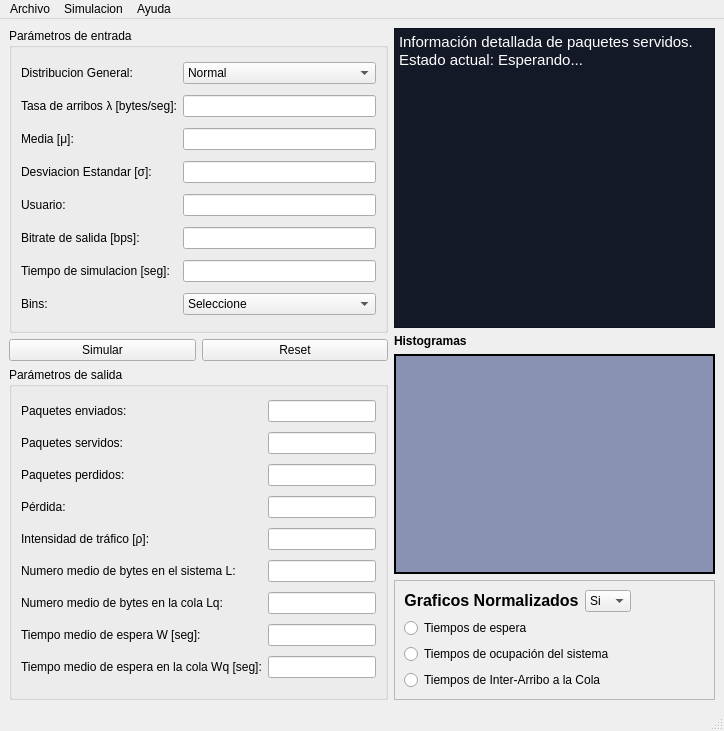
<?xml version="1.0" encoding="UTF-8"?>
<ui version="4.0">
 <class>entrada_salida</class>
 <widget class="QMainWindow" name="entrada_salida">
  <property name="geometry">
   <rect>
    <x>0</x>
    <y>0</y>
    <width>724</width>
    <height>731</height>
   </rect>
  </property>
  <property name="windowTitle">
   <string>Modelo M/G/1</string>
  </property>
  <property name="windowIcon">
   <iconset>
    <normaloff>Im/logo simulatorQ.png</normaloff>Im/logo simulatorQ.png</iconset>
  </property>
  <widget class="QWidget" name="centralwidget">
   <layout class="QGridLayout" name="gridLayout_3">
    <item row="0" column="0" rowspan="4">
     <layout class="QVBoxLayout" name="verticalLayout_4">
      <item>
       <layout class="QVBoxLayout" name="verticalLayout_2">
        <item>
         <widget class="QGroupBox" name="groupBox_entrada">
          <property name="title">
           <string>Parámetros de entrada</string>
          </property>
          <layout class="QGridLayout" name="gridLayout_2">
           <item row="6" column="1">
            <widget class="QLineEdit" name="line_tsim">
             <property name="toolTip">
              <string>&lt;html&gt;&lt;head/&gt;&lt;body&gt;&lt;p&gt;Tiempo recomendado entre 1000 y 100000. Mientras mayor sea el tiempo, mayor la canitdad de paquetes generados, y por ende, mayor uso de CPU.&lt;/p&gt;&lt;/body&gt;&lt;/html&gt;</string>
             </property>
            </widget>
           </item>
           <item row="4" column="1">
            <widget class="QLineEdit" name="line_user">
             <property name="toolTip">
              <string>&lt;html&gt;&lt;head/&gt;&lt;body&gt;&lt;p&gt;Nombre del usuario o cliente que va a utilizar la cola&lt;/p&gt;&lt;/body&gt;&lt;/html&gt;</string>
             </property>
            </widget>
           </item>
           <item row="1" column="0">
            <widget class="QLabel" name="label_lambda">
             <property name="text">
              <string>Tasa de arribos λ [bytes/seg]:</string>
             </property>
            </widget>
           </item>
           <item row="5" column="1">
            <widget class="QLineEdit" name="line_portrate">
             <property name="toolTip">
              <string>&lt;html&gt;&lt;head/&gt;&lt;body&gt;&lt;p&gt;Tasa de bit que son servidos en la cola&lt;/p&gt;&lt;/body&gt;&lt;/html&gt;</string>
             </property>
            </widget>
           </item>
           <item row="6" column="0">
            <widget class="QLabel" name="label_tsim">
             <property name="text">
              <string>Tiempo de simulacion [seg]:</string>
             </property>
            </widget>
           </item>
           <item row="7" column="0">
            <widget class="QLabel" name="label_bins">
             <property name="text">
              <string>Bins:</string>
             </property>
            </widget>
           </item>
           <item row="2" column="1">
            <widget class="QLineEdit" name="line_a">
             <property name="toolTip">
              <string>Media de la distribucion de probabilidad Normal</string>
             </property>
            </widget>
           </item>
           <item row="4" column="0">
            <widget class="QLabel" name="label_user">
             <property name="text">
              <string>Usuario:</string>
             </property>
            </widget>
           </item>
           <item row="1" column="1">
            <widget class="QLineEdit" name="line_lambda"/>
           </item>
           <item row="2" column="0">
            <widget class="QLabel" name="label_a">
             <property name="text">
              <string>Media [μ]:</string>
             </property>
            </widget>
           </item>
           <item row="5" column="0">
            <widget class="QLabel" name="label_portrate">
             <property name="text">
              <string>Bitrate de salida [bps]:</string>
             </property>
            </widget>
           </item>
           <item row="3" column="0">
            <widget class="QLabel" name="label_b">
             <property name="text">
              <string>Desviacion Estandar [σ]:</string>
             </property>
            </widget>
           </item>
           <item row="7" column="1">
            <widget class="QComboBox" name="comboBox_bins">
             <property name="baseSize">
              <size>
               <width>0</width>
               <height>0</height>
              </size>
             </property>
             <property name="currentIndex">
              <number>0</number>
             </property>
             <item>
              <property name="text">
               <string>Seleccione</string>
              </property>
             </item>
             <item>
              <property name="text">
               <string>50</string>
              </property>
             </item>
             <item>
              <property name="text">
               <string>100</string>
              </property>
             </item>
             <item>
              <property name="text">
               <string>150</string>
              </property>
             </item>
             <item>
              <property name="text">
               <string>200</string>
              </property>
             </item>
            </widget>
           </item>
           <item row="3" column="1">
            <widget class="QLineEdit" name="line_b">
             <property name="toolTip">
              <string>Desviacion estandar de la distribucion de probabilidad Normal</string>
             </property>
            </widget>
           </item>
           <item row="0" column="0">
            <widget class="QLabel" name="label_dist_general">
             <property name="text">
              <string>Distribucion General:</string>
             </property>
            </widget>
           </item>
           <item row="0" column="1">
            <widget class="QComboBox" name="comboBox">
             <item>
              <property name="text">
               <string>Normal</string>
              </property>
             </item>
             <item>
              <property name="text">
               <string>Uniforme</string>
              </property>
             </item>
            </widget>
           </item>
          </layout>
          <zorder>label_portrate</zorder>
          <zorder>line_lambda</zorder>
          <zorder>line_a</zorder>
          <zorder>label_a</zorder>
          <zorder>label_tsim</zorder>
          <zorder>line_user</zorder>
          <zorder>line_portrate</zorder>
          <zorder>line_tsim</zorder>
          <zorder>label_user</zorder>
          <zorder>label_lambda</zorder>
          <zorder>label_bins</zorder>
          <zorder>comboBox_bins</zorder>
          <zorder>label_b</zorder>
          <zorder>line_b</zorder>
          <zorder>label_dist_general</zorder>
          <zorder>comboBox</zorder>
         </widget>
        </item>
        <item>
         <layout class="QHBoxLayout" name="horizontalLayout">
          <item>
           <widget class="QPushButton" name="push_simular">
            <property name="styleSheet">
             <string notr="true"/>
            </property>
            <property name="text">
             <string>Simular</string>
            </property>
           </widget>
          </item>
          <item>
           <widget class="QPushButton" name="push_reset">
            <property name="toolTip">
             <string>&lt;html&gt;&lt;head/&gt;&lt;body&gt;&lt;p&gt;Borrar todos los parámetros de entrada&lt;/p&gt;&lt;/body&gt;&lt;/html&gt;</string>
            </property>
            <property name="text">
             <string>Reset</string>
            </property>
           </widget>
          </item>
         </layout>
        </item>
       </layout>
      </item>
      <item>
       <widget class="QGroupBox" name="groupBox_salida">
        <property name="title">
         <string>Parámetros de salida</string>
        </property>
        <layout class="QGridLayout" name="gridLayout">
         <item row="5" column="1">
          <widget class="QLineEdit" name="line_ocup_sistema"/>
         </item>
         <item row="5" column="0">
          <widget class="QLabel" name="label_ocup_sistema">
           <property name="text">
            <string>Numero medio de bytes en el sistema L:</string>
           </property>
          </widget>
         </item>
         <item row="7" column="0">
          <widget class="QLabel" name="label_twait_medio">
           <property name="text">
            <string>Tiempo medio de espera W [seg]:</string>
           </property>
          </widget>
         </item>
         <item row="7" column="1">
          <widget class="QLineEdit" name="line_twait_medio"/>
         </item>
         <item row="8" column="1">
          <widget class="QLineEdit" name="line_espera_cola_Wq"/>
         </item>
         <item row="3" column="1">
          <widget class="QLineEdit" name="line_tasa_perdida">
           <property name="toolTip">
            <string>&lt;html&gt;&lt;head/&gt;&lt;body&gt;&lt;p&gt;Tasa de paquetes perdidos&lt;/p&gt;&lt;/body&gt;&lt;/html&gt;</string>
           </property>
          </widget>
         </item>
         <item row="8" column="0">
          <widget class="QLabel" name="label_espera_cola_Wq">
           <property name="text">
            <string>Tiempo medio de espera en la cola Wq [seg]:</string>
           </property>
          </widget>
         </item>
         <item row="2" column="0">
          <widget class="QLabel" name="label_pkt_drop">
           <property name="text">
            <string>Paquetes perdidos:</string>
           </property>
          </widget>
         </item>
         <item row="3" column="0">
          <widget class="QLabel" name="label_tasa_perdida">
           <property name="text">
            <string>Pérdida:</string>
           </property>
          </widget>
         </item>
         <item row="0" column="1">
          <widget class="QLineEdit" name="line_pkt_enviados">
           <property name="toolTip">
            <string>&lt;html&gt;&lt;head/&gt;&lt;body&gt;&lt;p&gt;Cantidad de paquetes que envía el cliente&lt;/p&gt;&lt;/body&gt;&lt;/html&gt;</string>
           </property>
          </widget>
         </item>
         <item row="0" column="0">
          <widget class="QLabel" name="label_pkt_enviados">
           <property name="text">
            <string>Paquetes enviados:</string>
           </property>
          </widget>
         </item>
         <item row="4" column="0">
          <widget class="QLabel" name="label_inten_trafico">
           <property name="text">
            <string>Intensidad de tráfico [ρ]: </string>
           </property>
          </widget>
         </item>
         <item row="4" column="1">
          <widget class="QLineEdit" name="line_inten_trafico">
           <property name="toolTip">
            <string>&lt;html&gt;&lt;head/&gt;&lt;body&gt;&lt;p&gt;Factor de utilización del sistema&lt;/p&gt;&lt;/body&gt;&lt;/html&gt;</string>
           </property>
          </widget>
         </item>
         <item row="1" column="1">
          <widget class="QLineEdit" name="line_pkt_recibidos">
           <property name="toolTip">
            <string>&lt;html&gt;&lt;head/&gt;&lt;body&gt;&lt;p&gt;Cantidad de paquetes que llegan al servidor&lt;/p&gt;&lt;/body&gt;&lt;/html&gt;</string>
           </property>
          </widget>
         </item>
         <item row="1" column="0">
          <widget class="QLabel" name="label_pkt_recibidos">
           <property name="text">
            <string>Paquetes servidos:</string>
           </property>
          </widget>
         </item>
         <item row="2" column="1">
          <widget class="QLineEdit" name="line_pkt_drop">
           <property name="toolTip">
            <string>&lt;html&gt;&lt;head/&gt;&lt;body&gt;&lt;p&gt;Cantidad de paquetes que no entran a la cola por haber alcanzado el limite de la misma&lt;/p&gt;&lt;/body&gt;&lt;/html&gt;</string>
           </property>
          </widget>
         </item>
         <item row="6" column="0">
          <widget class="QLabel" name="label_ocup_cola_Lq">
           <property name="text">
            <string>Numero medio de bytes en la cola Lq:</string>
           </property>
          </widget>
         </item>
         <item row="6" column="1">
          <widget class="QLineEdit" name="line_ocup_cola_Lq"/>
         </item>
        </layout>
       </widget>
      </item>
     </layout>
    </item>
    <item row="0" column="1">
     <widget class="QTextEdit" name="text_consola">
      <property name="styleSheet">
       <string notr="true">background-color: rgb(19, 25, 38);
selection-color: rgb(52, 247, 136);
selection-background-color: rgb(255, 255, 255);
alternate-background-color: rgb(255, 255, 255);</string>
      </property>
      <property name="html">
       <string>&lt;!DOCTYPE HTML PUBLIC &quot;-//W3C//DTD HTML 4.0//EN&quot; &quot;http://www.w3.org/TR/REC-html40/strict.dtd&quot;&gt;
&lt;html&gt;&lt;head&gt;&lt;meta name=&quot;qrichtext&quot; content=&quot;1&quot; /&gt;&lt;style type=&quot;text/css&quot;&gt;
p, li { white-space: pre-wrap; }
&lt;/style&gt;&lt;/head&gt;&lt;body style=&quot; font-family:'Ubuntu'; font-size:11pt; font-weight:400; font-style:normal;&quot;&gt;
&lt;p style=&quot; margin-top:0px; margin-bottom:0px; margin-left:0px; margin-right:0px; -qt-block-indent:0; text-indent:0px;&quot;&gt;&lt;span style=&quot; color:#ffffff;&quot;&gt;Información detallada de paquetes servidos.&lt;/span&gt;&lt;/p&gt;
&lt;p style=&quot; margin-top:0px; margin-bottom:0px; margin-left:0px; margin-right:0px; -qt-block-indent:0; text-indent:0px;&quot;&gt;&lt;span style=&quot; color:#ffffff;&quot;&gt;Estado actual: Esperando...&lt;/span&gt;&lt;/p&gt;&lt;/body&gt;&lt;/html&gt;</string>
      </property>
     </widget>
    </item>
    <item row="1" column="1">
     <widget class="QLabel" name="label_histograma">
      <property name="text">
       <string>&lt;html&gt;&lt;head/&gt;&lt;body&gt;&lt;p&gt;&lt;span style=&quot; font-weight:600;&quot;&gt;Histogramas&lt;/span&gt;&lt;/p&gt;&lt;/body&gt;&lt;/html&gt;</string>
      </property>
     </widget>
    </item>
    <item row="2" column="1">
     <widget class="QLabel" name="label_imagen">
      <property name="minimumSize">
       <size>
        <width>20</width>
        <height>220</height>
       </size>
      </property>
      <property name="baseSize">
       <size>
        <width>200</width>
        <height>0</height>
       </size>
      </property>
      <property name="styleSheet">
       <string notr="true">background-color: rgb(138, 146, 179);</string>
      </property>
      <property name="frameShape">
       <enum>QFrame::WinPanel</enum>
      </property>
      <property name="text">
       <string>&lt;html&gt;&lt;head/&gt;&lt;body&gt;&lt;p align=&quot;center&quot;&gt;&lt;br/&gt;&lt;/p&gt;&lt;/body&gt;&lt;/html&gt;</string>
      </property>
      <property name="alignment">
       <set>Qt::AlignCenter</set>
      </property>
     </widget>
    </item>
    <item row="3" column="1">
     <widget class="QFrame" name="frame">
      <property name="layoutDirection">
       <enum>Qt::RightToLeft</enum>
      </property>
      <property name="frameShape">
       <enum>QFrame::StyledPanel</enum>
      </property>
      <property name="frameShadow">
       <enum>QFrame::Raised</enum>
      </property>
      <layout class="QVBoxLayout" name="verticalLayout_3">
       <item>
        <layout class="QHBoxLayout" name="horizontalLayout_2">
         <item>
          <spacer name="horizontalSpacer">
           <property name="orientation">
            <enum>Qt::Horizontal</enum>
           </property>
           <property name="sizeHint" stdset="0">
            <size>
             <width>40</width>
             <height>20</height>
            </size>
           </property>
          </spacer>
         </item>
         <item>
          <widget class="QComboBox" name="comboBox_norm">
           <property name="maximumSize">
            <size>
             <width>50</width>
             <height>16777215</height>
            </size>
           </property>
           <property name="contextMenuPolicy">
            <enum>Qt::DefaultContextMenu</enum>
           </property>
           <property name="layoutDirection">
            <enum>Qt::LeftToRight</enum>
           </property>
           <property name="currentIndex">
            <number>0</number>
           </property>
           <item>
            <property name="text">
             <string>Si</string>
            </property>
           </item>
           <item>
            <property name="text">
             <string>No</string>
            </property>
           </item>
          </widget>
         </item>
         <item>
          <widget class="QLabel" name="label_graf_norm">
           <property name="text">
            <string>&lt;html&gt;&lt;head/&gt;&lt;body&gt;&lt;p align=&quot;center&quot;&gt;&lt;span style=&quot; font-size:12pt; font-weight:600;&quot;&gt;Graficos Normalizados&lt;/span&gt;&lt;/p&gt;&lt;/body&gt;&lt;/html&gt;</string>
           </property>
          </widget>
         </item>
        </layout>
       </item>
       <item>
        <widget class="QRadioButton" name="radio_tespera">
         <property name="layoutDirection">
          <enum>Qt::LeftToRight</enum>
         </property>
         <property name="text">
          <string>Tiempos de espera</string>
         </property>
        </widget>
       </item>
       <item>
        <widget class="QRadioButton" name="radio_tocup_sist">
         <property name="layoutDirection">
          <enum>Qt::LeftToRight</enum>
         </property>
         <property name="text">
          <string>Tiempos de ocupación del sistema</string>
         </property>
        </widget>
       </item>
       <item>
        <widget class="QRadioButton" name="radio_tinter_arribo">
         <property name="layoutDirection">
          <enum>Qt::LeftToRight</enum>
         </property>
         <property name="text">
          <string>Tiempos de Inter-Arribo a la Cola</string>
         </property>
        </widget>
       </item>
      </layout>
     </widget>
    </item>
   </layout>
   <zorder>label_imagen</zorder>
   <zorder>text_consola</zorder>
   <zorder>frame</zorder>
   <zorder>label_histograma</zorder>
   <zorder></zorder>
  </widget>
  <widget class="QStatusBar" name="statusbar"/>
  <widget class="QMenuBar" name="menuBar">
   <property name="geometry">
    <rect>
     <x>0</x>
     <y>0</y>
     <width>724</width>
     <height>25</height>
    </rect>
   </property>
   <widget class="QMenu" name="menuAyuda">
    <property name="title">
     <string>Ayuda</string>
    </property>
    <widget class="QMenu" name="menuDocumentacion">
     <property name="title">
      <string>Documentacion</string>
     </property>
     <widget class="QMenu" name="menuLibrerias_utilizadas">
      <property name="title">
       <string>Librerias utilizadas</string>
      </property>
      <addaction name="actionSimpy"/>
     </widget>
     <addaction name="actionSobre_Python_2"/>
     <addaction name="actionSobre_PyQt5_2"/>
     <addaction name="actionSobre_SimuladorQ"/>
     <addaction name="menuLibrerias_utilizadas"/>
    </widget>
    <widget class="QMenu" name="menuInformacion_adicional">
     <property name="title">
      <string>Informacion adicional</string>
     </property>
     <addaction name="actionTutorial_Python"/>
     <addaction name="actionTutorial_PyQt"/>
     <addaction name="actionGeneradores_y_corutinas_Python"/>
    </widget>
    <addaction name="menuDocumentacion"/>
    <addaction name="menuInformacion_adicional"/>
    <addaction name="separator"/>
    <addaction name="actionAcerca_de_SimuladorQ"/>
   </widget>
   <widget class="QMenu" name="menuArchivo">
    <property name="title">
     <string>Archivo</string>
    </property>
    <widget class="QMenu" name="menuGuardar">
     <property name="title">
      <string>Guardar</string>
     </property>
     <addaction name="actionParametros_de_entrada"/>
     <addaction name="actionParametros_de_salida"/>
     <addaction name="actionInformacion_de_secuencia_de_paquetes"/>
     <addaction name="actionTodo"/>
    </widget>
    <addaction name="actionRegresar"/>
    <addaction name="separator"/>
    <addaction name="actionReiniciar_2"/>
    <addaction name="separator"/>
    <addaction name="actionImportar_datos"/>
    <addaction name="menuGuardar"/>
    <addaction name="separator"/>
    <addaction name="actionSalir"/>
   </widget>
   <widget class="QMenu" name="menuSimulacion">
    <property name="title">
     <string>Simulacion</string>
    </property>
    <addaction name="actionCorrer_simulacion"/>
    <addaction name="actionResetear_parametros"/>
   </widget>
   <addaction name="menuArchivo"/>
   <addaction name="menuSimulacion"/>
   <addaction name="menuAyuda"/>
  </widget>
  <action name="actionExportar_parametros_de_salida">
   <property name="text">
    <string>Parametros de salida</string>
   </property>
  </action>
  <action name="actionExportar_informacion_de_secuencia_de_paquetes">
   <property name="text">
    <string>Informacion de secuencia de paquetes</string>
   </property>
  </action>
  <action name="actionExportar_graficos_normalizados">
   <property name="text">
    <string>Graficos normalizados</string>
   </property>
  </action>
  <action name="actionGraficos_no_normalizados">
   <property name="text">
    <string>Graficos no normalizados</string>
   </property>
  </action>
  <action name="actionReiniciar">
   <property name="text">
    <string>Reiniciar</string>
   </property>
  </action>
  <action name="actionSalir">
   <property name="text">
    <string>Salir</string>
   </property>
  </action>
  <action name="actionParametros_de_salida">
   <property name="text">
    <string>Parametros de salida</string>
   </property>
  </action>
  <action name="actionInformacion_de_secuencia_de_paquetes">
   <property name="text">
    <string>Informacion de secuencia de paquetes</string>
   </property>
  </action>
  <action name="actionNormalizados">
   <property name="text">
    <string>Normalizados</string>
   </property>
  </action>
  <action name="actionSin_normalizar">
   <property name="text">
    <string>Sin normalizar</string>
   </property>
  </action>
  <action name="actionTodo">
   <property name="text">
    <string>Todo</string>
   </property>
  </action>
  <action name="actionSobre_PyQt5">
   <property name="text">
    <string>Sobre PyQt5</string>
   </property>
  </action>
  <action name="actionSobre_Python">
   <property name="text">
    <string>Sobre Python</string>
   </property>
  </action>
  <action name="actionSobre_PyQt5_2">
   <property name="text">
    <string>Sobre PyQt5</string>
   </property>
  </action>
  <action name="actionSobre_Python_2">
   <property name="text">
    <string>Sobre Python</string>
   </property>
  </action>
  <action name="actionSimpy">
   <property name="text">
    <string>Simpy</string>
   </property>
  </action>
  <action name="actionNumpy">
   <property name="text">
    <string>Numpy</string>
   </property>
  </action>
  <action name="actionRandom">
   <property name="text">
    <string>Random</string>
   </property>
  </action>
  <action name="actionSimComponents">
   <property name="text">
    <string>SimComponents</string>
   </property>
  </action>
  <action name="actionParametros_de_entrada">
   <property name="text">
    <string>Parametros de entrada</string>
   </property>
  </action>
  <action name="actionImportar_datos">
   <property name="text">
    <string>Importar datos</string>
   </property>
  </action>
  <action name="actionCodigo_fuente">
   <property name="text">
    <string>Codigo fuente</string>
   </property>
  </action>
  <action name="actionCorrer_simulacion">
   <property name="text">
    <string>Correr simulacion</string>
   </property>
  </action>
  <action name="actionInterrumpir_simulacion_actual">
   <property name="text">
    <string>Interrumpir simulacion actual</string>
   </property>
  </action>
  <action name="actionResetear_parametros">
   <property name="text">
    <string>Resetear parametros</string>
   </property>
  </action>
  <action name="actionReiniciar_2">
   <property name="text">
    <string>Reiniciar</string>
   </property>
  </action>
  <action name="actionRegresar">
   <property name="text">
    <string>Regresar a pantalla principal</string>
   </property>
  </action>
  <action name="actionSimuladorQ">
   <property name="text">
    <string>SimuladorQ</string>
   </property>
  </action>
  <action name="actionAcerca_de_SimuladorQ">
   <property name="text">
    <string>Acerca de SimuladorQ</string>
   </property>
  </action>
  <action name="actionSobre_SimuladorQ">
   <property name="text">
    <string>Sobre SimuladorQ</string>
   </property>
  </action>
  <action name="actionTutorial_Python">
   <property name="text">
    <string>Tutorial Python</string>
   </property>
  </action>
  <action name="actionTutorial_PyQt">
   <property name="text">
    <string>Tutorial PyQt</string>
   </property>
  </action>
  <action name="actionGeneradores_y_corutinas_Python">
   <property name="text">
    <string>Generadores y corutinas [Python]</string>
   </property>
  </action>
 </widget>
 <tabstops>
  <tabstop>comboBox</tabstop>
  <tabstop>line_lambda</tabstop>
  <tabstop>line_a</tabstop>
  <tabstop>line_b</tabstop>
  <tabstop>line_user</tabstop>
  <tabstop>line_portrate</tabstop>
  <tabstop>line_tsim</tabstop>
  <tabstop>comboBox_bins</tabstop>
  <tabstop>push_simular</tabstop>
  <tabstop>push_reset</tabstop>
  <tabstop>line_pkt_enviados</tabstop>
  <tabstop>line_pkt_recibidos</tabstop>
  <tabstop>line_pkt_drop</tabstop>
  <tabstop>line_tasa_perdida</tabstop>
  <tabstop>line_inten_trafico</tabstop>
  <tabstop>line_ocup_sistema</tabstop>
  <tabstop>line_ocup_cola_Lq</tabstop>
  <tabstop>line_twait_medio</tabstop>
  <tabstop>line_espera_cola_Wq</tabstop>
  <tabstop>text_consola</tabstop>
  <tabstop>comboBox_norm</tabstop>
  <tabstop>radio_tespera</tabstop>
  <tabstop>radio_tocup_sist</tabstop>
  <tabstop>radio_tinter_arribo</tabstop>
 </tabstops>
 <resources/>
 <connections>
  <connection>
   <sender>push_reset</sender>
   <signal>clicked()</signal>
   <receiver>line_lambda</receiver>
   <slot>clear()</slot>
   <hints>
    <hint type="sourcelabel">
     <x>228</x>
     <y>322</y>
    </hint>
    <hint type="destinationlabel">
     <x>289</x>
     <y>100</y>
    </hint>
   </hints>
  </connection>
  <connection>
   <sender>push_reset</sender>
   <signal>clicked()</signal>
   <receiver>line_a</receiver>
   <slot>clear()</slot>
   <hints>
    <hint type="sourcelabel">
     <x>195</x>
     <y>325</y>
    </hint>
    <hint type="destinationlabel">
     <x>274</x>
     <y>136</y>
    </hint>
   </hints>
  </connection>
  <connection>
   <sender>push_reset</sender>
   <signal>clicked()</signal>
   <receiver>line_b</receiver>
   <slot>clear()</slot>
   <hints>
    <hint type="sourcelabel">
     <x>160</x>
     <y>328</y>
    </hint>
    <hint type="destinationlabel">
     <x>322</x>
     <y>163</y>
    </hint>
   </hints>
  </connection>
  <connection>
   <sender>push_reset</sender>
   <signal>clicked()</signal>
   <receiver>line_user</receiver>
   <slot>clear()</slot>
   <hints>
    <hint type="sourcelabel">
     <x>169</x>
     <y>330</y>
    </hint>
    <hint type="destinationlabel">
     <x>384</x>
     <y>198</y>
    </hint>
   </hints>
  </connection>
  <connection>
   <sender>push_reset</sender>
   <signal>clicked()</signal>
   <receiver>line_portrate</receiver>
   <slot>clear()</slot>
   <hints>
    <hint type="sourcelabel">
     <x>173</x>
     <y>329</y>
    </hint>
    <hint type="destinationlabel">
     <x>356</x>
     <y>223</y>
    </hint>
   </hints>
  </connection>
  <connection>
   <sender>push_reset</sender>
   <signal>clicked()</signal>
   <receiver>line_tsim</receiver>
   <slot>clear()</slot>
   <hints>
    <hint type="sourcelabel">
     <x>180</x>
     <y>323</y>
    </hint>
    <hint type="destinationlabel">
     <x>339</x>
     <y>253</y>
    </hint>
   </hints>
  </connection>
 </connections>
</ui>
